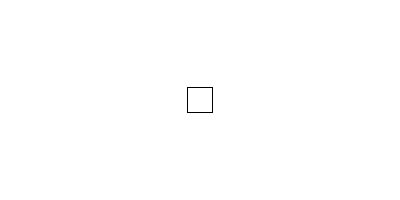
Frame 1 (no input)
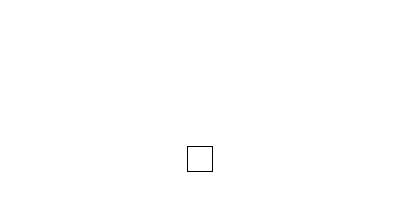
Frame 60 (the mouse pressed at the canvas centre just before this capture)
Frame 120 (the mouse held since frame 60 and released just before this capture): identical to frame 60, image omitted

The Processing sketch that drew these frames (run headless with seeded random() and noise(); from frame 60 on, the mouse is pressed at the canvas centre):

// Processing sketch: demo6
// ── demo6.pde
// Simple animation demo
//
// Author: Dr. Pineda
// Date December 5, 2016

int x, y; // Coordinates of object
int s = 25; // Side length of square
int direction; // Positive direction = going down; negative direction = going up

void setup() {
  size(400,200);
  
  direction = 1;  // Start by going up
  
  // Calculate the initial coordinates (centered)
  x = width/2; 
  y = height/2;
}

void draw() {
  background(255,255,255);
  rectMode(CENTER);
  rect(x, y, s, s);
  y = y + direction;
  
  // Determine if it is time to turn around
  if (y>height-s/2) {
    direction = -1;
  } else if (y<0+s/2) {
    direction = 1;
  }
  
}
